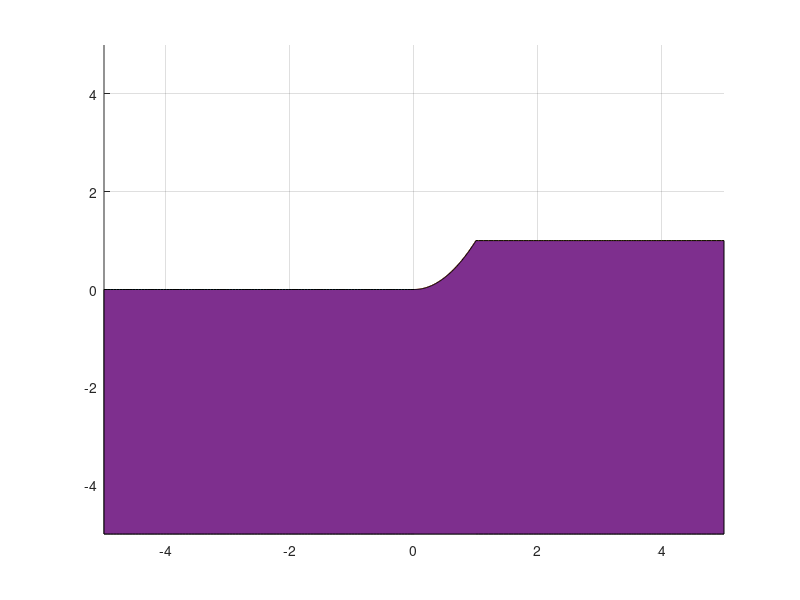

Here is the MATLAB script that generated this plot:
clear all

x0=linspace(-5,0);
y0=x0*0;
x=linspace(0,1);
y=x.^2;
x1=linspace(1,5);
y1=x*0+1;
hold on;
plot(x0,y0,x,y,x1,y1);
grid on ;
axis ( [ -5 , 5 , -5 , 5 , -5 , 5 ] );
area([x0 x x1],[y0 y y1],-5);